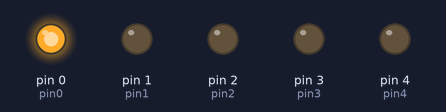
The sketch below on a simulated Arduino Uno, built with avr-gcc and run on an emulated ATmega328P. Parts: output pins drawn as LEDs (lit = HIGH).

Above: at 0.05 s.
At 0.15 s:
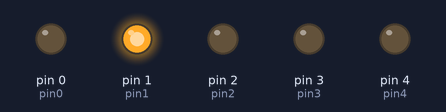
At 0.25 s:
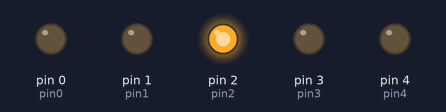
At 1.5 s:
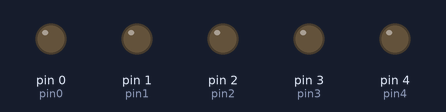
At 2.85 s:
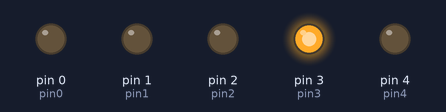
At 5.45 s:
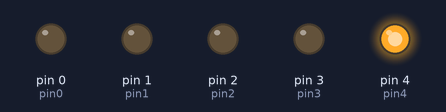
Timing chart, 0 to 5.8 s (numbered marks = the images above):
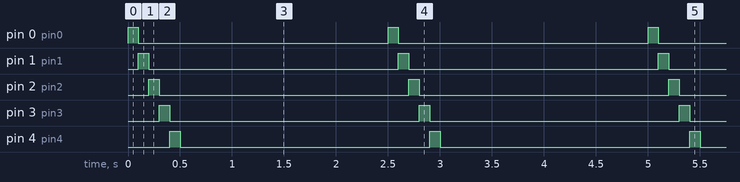

Measured:
- by itself, pin 0 (pin0), pin 1 (pin1), pin 2 (pin2), pin 3 (pin3), pin 4 (pin4): alternates HIGH for 0.10 s and LOW for 2.4 s
- by itself, everything shown: repeats every 2.5 s, in 6 steps

The sketch:

blink_code.ino
```cpp
/*

 */


int pin0 = 0; //pwm
int pin1 = 1; //pwm
int pin2 = 2; //marked D3/R3 on board, SCK, pin-7 on chip
int pin3 = 3; //marked D4/R4 on board, PB3, pin-2 on chip,  Green LED
int pin4 = 4;

// the setup routine runs once when you press reset:
void setup() {
  pinMode(pin0, OUTPUT);
  pinMode(pin1, OUTPUT);
  pinMode(pin2, OUTPUT);
  pinMode(pin3, OUTPUT);
  pinMode(pin4, OUTPUT);
}

int delay1 = 100;

// the loop routine runs over and over again forever:
void loop() {

  digitalWrite(pin0, HIGH);
  delay(delay1);
  digitalWrite(pin0, LOW);
  digitalWrite(pin1, HIGH);
  delay(delay1);
  digitalWrite(pin1, LOW);
  digitalWrite(pin2, HIGH);
  delay(delay1);
  digitalWrite(pin2, LOW);
  digitalWrite(pin3, HIGH);
  delay(delay1);
  digitalWrite(pin3, LOW);
  digitalWrite(pin4, HIGH);
  delay(delay1);
  digitalWrite(pin4, LOW);

  delay(2000);

}
```
